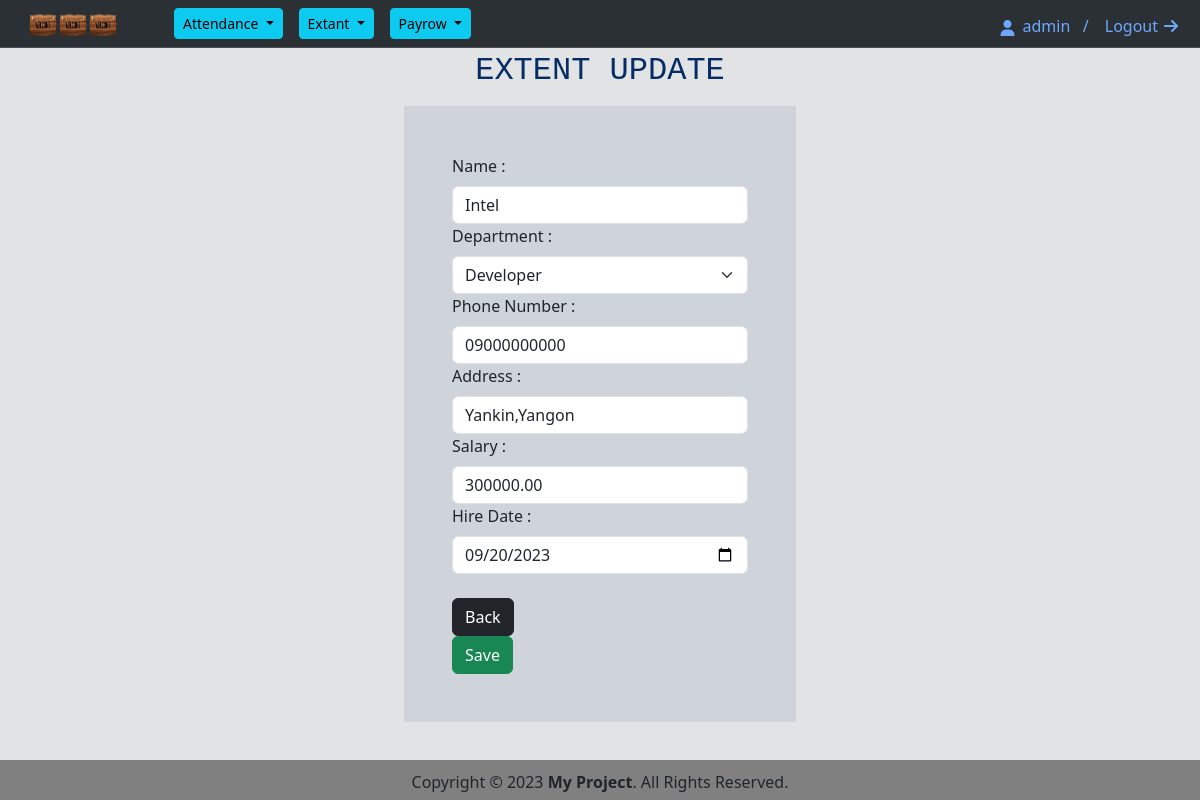
The app's page /extant/update/2/ (signed in) with its own data.
### extant/models.py (models this page shows, shortened)
class ExtantModel(models.Model):
    name = models.CharField(max_length=30)
    department = models.CharField(max_length=100,default='...')
    phone_number = models.CharField(max_length=20,default=None)
    address = models.CharField(max_length=200)
    salary = models.DecimalField(max_digits=10, decimal_places=2)
    hire_date = models.DateField()

### extant/views.py (the view, shortened to what this page needs)
# urls.py: path('update/<int:pk>/',views.extant_update,name='update'),
@permission_required('extant.change_extantmodel',login_url='login')
def extant_update(request,pk):
    extants = ExtantModel.objects.get(id=pk)
    if request.method == "GET":
        extants.hire_date = datetime.strftime(extants.hire_date, '%Y-%m-%d')
        return render(request,'extant_update.html',{"extants":extants})

### extant/templates/extant_update.html (shortened to what this page needs)
{% extends 'base.html' %}
{% block title %}  <h2>Extent Update</h2> {% endblock %}
{% block body %}
{% load static %}
<div class="container-fluid">
<form class="container col-lg-4 p-5 g-3 bg-dark-subtle mt-3" method="POST" action="/extant/update/{{extants.id}}/" enctype="multipart/form-data">
    <div class="col-md-12">
        <label class="form-label">Name :</label>
        <input type="text" name="name" value="{{extants.name}}" class="form-control">
    </div>
    <div class="col-md-12">
        <label class="form-label">Department :</label>
        <select name="department" class="form-select">
          <option value="developer" {% if extants.department == 'developer' %} selected {% endif %}>Developer</option>
        </select>
      </div>
    <div class="col-12">
        <label class="form-label">Phone Number :</label>
        <input type="number" name="phone_number" value="{{extants.phone_number}}" class="form-control">
    </div>
    <div class="col-12">
        <label class="form-label">Address :</label>
        <input type="text" name="address" value="{{extants.address}}" class="form-control">
    </div>
    <div class="col-md-12">
        <label class="form-label">Salary :</label>
        <input type="number" name="salary" value="{{extants.salary}}" class="form-control">
    </div>
    <div class="col-md-12">
        <label class="form-label">Hire Date :</label>
        <input type="date" name="hire_date" value="{{extants.hire_date}}" class="form-control">
    </div>
    <div class="col-lg-4">
        <a href="javascript:history.back()" class="btn btn-dark">Back</a>
      <button type="submit" class="btn btn-success">Save</button>
    </div>
  </form>
</div>
{% endblock %}

### templates/header.html (shortened to what this page needs)
<nav class="navbar navbar-expand-lg bg-body-tertiary border-bottom border-body" data-bs-theme="dark">
    <div class="container-fluid">
        <a class="ms-3" href="#">
            <img src="/static/logoimg.png"><img src="/static/logoimg.png"><img src="/static/logoimg.png">
        </a>
        {% if user.is_authenticated %}
        <div class="collapse navbar-collapse ms-2" id="navbarNav">
            <ul class="navbar-nav">
                <div class="btn-group ms-5">
                    <button type="button" class="btn btn-sm btn-info dropdown-toggle" data-bs-toggle="dropdown" aria-expanded="false">
                        Attendance
                    </button>
                </div>
                <div class="btn-group ms-3">
                    <button type="button" class="btn btn-sm btn-info dropdown-toggle" data-bs-toggle="dropdown" aria-expanded="false">
                        Extant
                    </button>
                </div>
                <div class="btn-group ms-3">
                    <button type="button" class="btn btn-sm btn-info dropdown-toggle" data-bs-toggle="dropdown" aria-expanded="false">
                        Payrow
                    </button>
                </div>
            </ul>
        </div>
        <div class="d-flex mt-1 me-2">
            <a href="#" class="text-decoration-none me-2 icon-link icon-link-hover" style="--bs-icon-link-transform: translate3d(0, -.125rem, 0);">
            <i class="fa-solid fa-user mt-1 bi" aria-hidden="true"></i>
            {{ user.username }} &nbsp;&nbsp;/</a>
            <a href="/logout" class="text-decoration-none ms-2 icon-link icon-link-hover">
                Logout<i class="fa-solid fa-arrow-right bi" aria-hidden="true"></i></a>
        </div>
        {% endif %}
    </div>
</nav>

### static/css/style.css (style rules this page uses)
img { width: 30px; height: 30px; }

### records on screen
ExtantModel: name "Intel", department "Developer", phone_number "09000000000", address "Yankin,Yangon", salary "300000.00", hire_date "09/20/2023"

### other values on screen
{{ user.username }} "admin"
